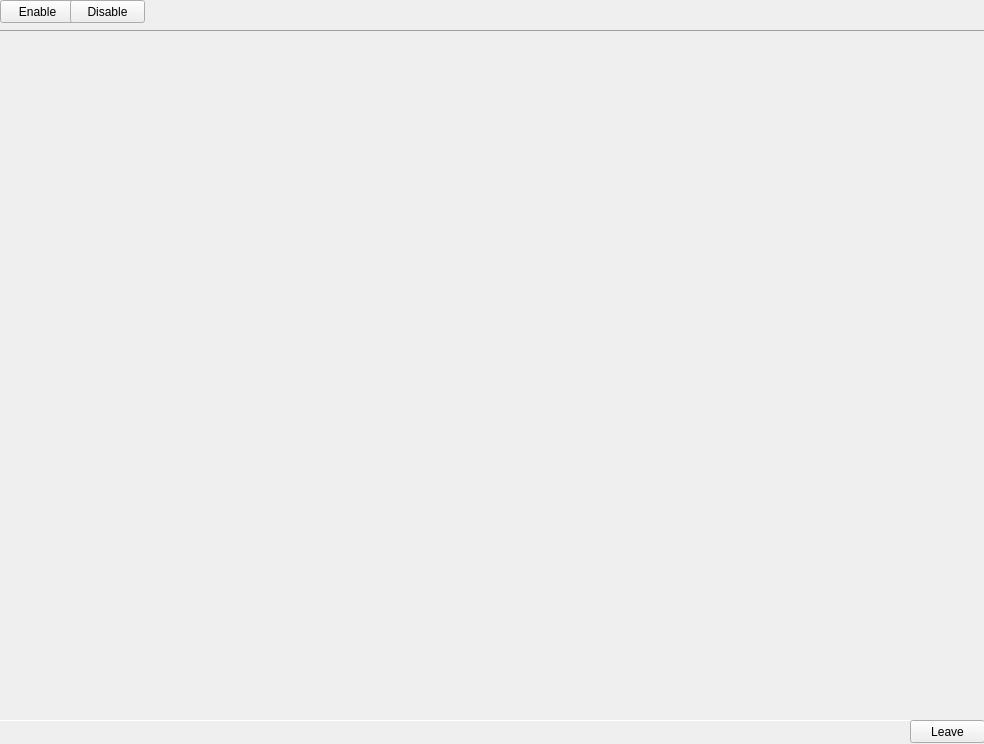
<?xml version="1.0" encoding="UTF-8"?>
<ui version="4.0">
 <class>MainWindow</class>
 <widget class="QMainWindow" name="MainWindow">
  <property name="geometry">
   <rect>
    <x>0</x>
    <y>0</y>
    <width>984</width>
    <height>744</height>
   </rect>
  </property>
  <property name="windowTitle">
   <string>SuperVisor</string>
  </property>
  <property name="windowIcon">
   <iconset>
    <normaloff>../static/serverImages/SuperVisor.jpg</normaloff>../static/serverImages/SuperVisor.jpg</iconset>
  </property>
  <widget class="QWidget" name="centralwidget">
   <widget class="QLabel" name="imgLabel">
    <property name="geometry">
     <rect>
      <x>-10</x>
      <y>30</y>
      <width>1001</width>
      <height>691</height>
     </rect>
    </property>
    <property name="frameShape">
     <enum>QFrame::Panel</enum>
    </property>
    <property name="frameShadow">
     <enum>QFrame::Sunken</enum>
    </property>
    <property name="lineWidth">
     <number>1</number>
    </property>
    <property name="midLineWidth">
     <number>0</number>
    </property>
    <property name="text">
     <string/>
    </property>
   </widget>
   <widget class="QPushButton" name="btn_leave">
    <property name="geometry">
     <rect>
      <x>910</x>
      <y>720</y>
      <width>75</width>
      <height>23</height>
     </rect>
    </property>
    <property name="text">
     <string>Leave</string>
    </property>
    <property name="flat">
     <bool>false</bool>
    </property>
   </widget>
   <widget class="QPushButton" name="btn_enable">
    <property name="geometry">
     <rect>
      <x>0</x>
      <y>0</y>
      <width>75</width>
      <height>23</height>
     </rect>
    </property>
    <property name="text">
     <string>Enable</string>
    </property>
    <property name="flat">
     <bool>false</bool>
    </property>
   </widget>
   <widget class="QPushButton" name="btn_disable">
    <property name="geometry">
     <rect>
      <x>70</x>
      <y>0</y>
      <width>75</width>
      <height>23</height>
     </rect>
    </property>
    <property name="text">
     <string>Disable</string>
    </property>
    <property name="autoDefault">
     <bool>false</bool>
    </property>
    <property name="default">
     <bool>false</bool>
    </property>
    <property name="flat">
     <bool>false</bool>
    </property>
   </widget>
  </widget>
 </widget>
 <resources/>
 <connections/>
</ui>
